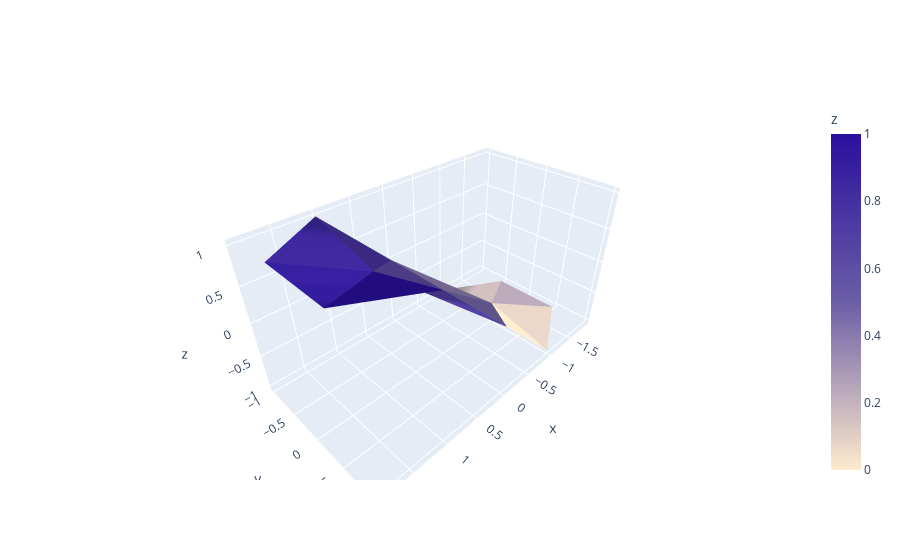

The notebook cell this image was saved under:
### Markdown cell above
### 3D visualization of the results (a purple Pringle)

The external nodes increase linearly from 0 to 1 while the internal nodes $\{1,2,3\}$ have heights $\{-0.732051,0.0,0.732051\}$ respectively.

### Code cell
fig = go.Figure(data=[
    go.Mesh3d(
        x=[x[i][0] for i in range(13)],
        y=[x[i][1] for i in range(13)],
        z=[h[0]]+list(c)+list(h[1:]),
        colorbar_title='z',
        colorscale=[[0, '#FFEBCD'],
                    [0.5, '#6b5ea6'],
                    [1, '#2a109e']],
        # Intensity of each vertex, which will be interpolated and color-coded
        intensity = np.linspace(0, 1, 14, endpoint=True),
        intensitymode='cell',
        # i, j and k give the vertices of triangles
        # here we represent the 4 triangles of the tetrahedron surface
        i=[a%13 for a in list(zip(*triangles))[0]],
        j=[a%13 for a in list(zip(*triangles))[1]],
        k=[a%13 for a in list(zip(*triangles))[2]],
        name='y',
        color=c1,
        showscale=True
    )
])
fig.show()

### Figure 1 — Plotly figure (JSON) as saved in the notebook; plotly's stock layout.template omitted (floating-point values rounded to 4 significant figures)
{"data": [{"color": "#84bef5", "colorbar": {"title": {"text": "z"}}, "colorscale": [[0, "#FFEBCD"], [0.5, "#6b5ea6"], [1, "#2a109e"]], "i": [1, 1, 8, 1, 8, 1, 1, 2, 9, 3, 9, 11, 11, 3], "intensity": [0, 0.07692, 0.1538, 0.2308, 0.3077, 0.3846, 0.4615, 0.5385, 0.6154, 0.6923, 0.7692, 0.8462, 0.9231, 1], "intensitymode": "cell", "j": [4, 5, 1, 6, 1, 2, 2, 3, 2, 4, 10, 10, 3, 12], "k": [5, 6, 7, 7, 9, 9, 4, 4, 3, 0, 3, 3, 12, 0], "name": "y", "showscale": true, "type": "mesh3d", "x": [1, -1, 0, 1, 0, -1, -1.866, -1.866, -1, 0, 1, 1.866, 1.866], "y": [1, 0, 0, 0, 1, 1, 0.5, -0.5, -1, -1, -1, -0.5, 0.5], "z": [1, -0.7321, 0, 0.7321, 0, -1, -1, -1, -1, 0, 1, 1, 1]}], "layout": {}}
